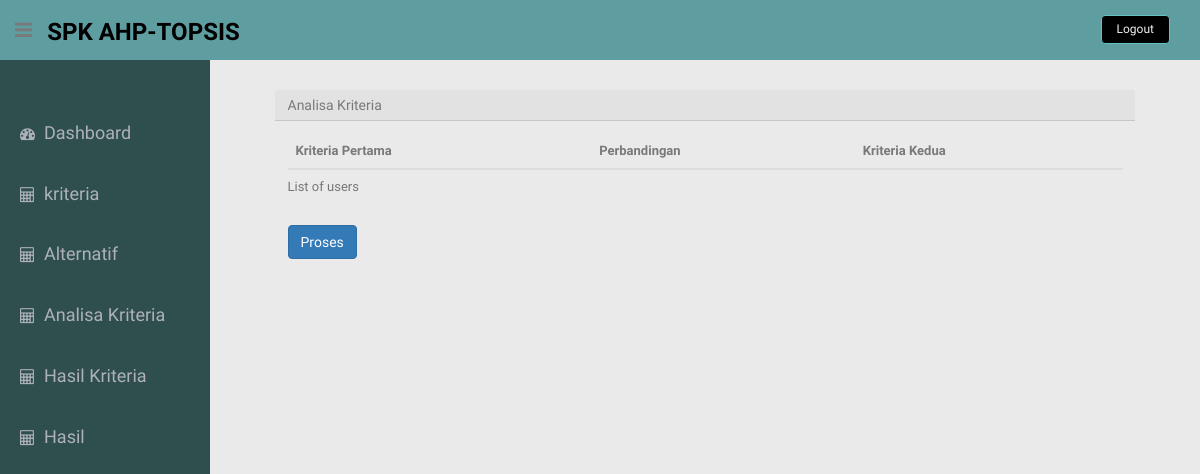
Before: /index.php?page=analisa-kriteria with the older database file.
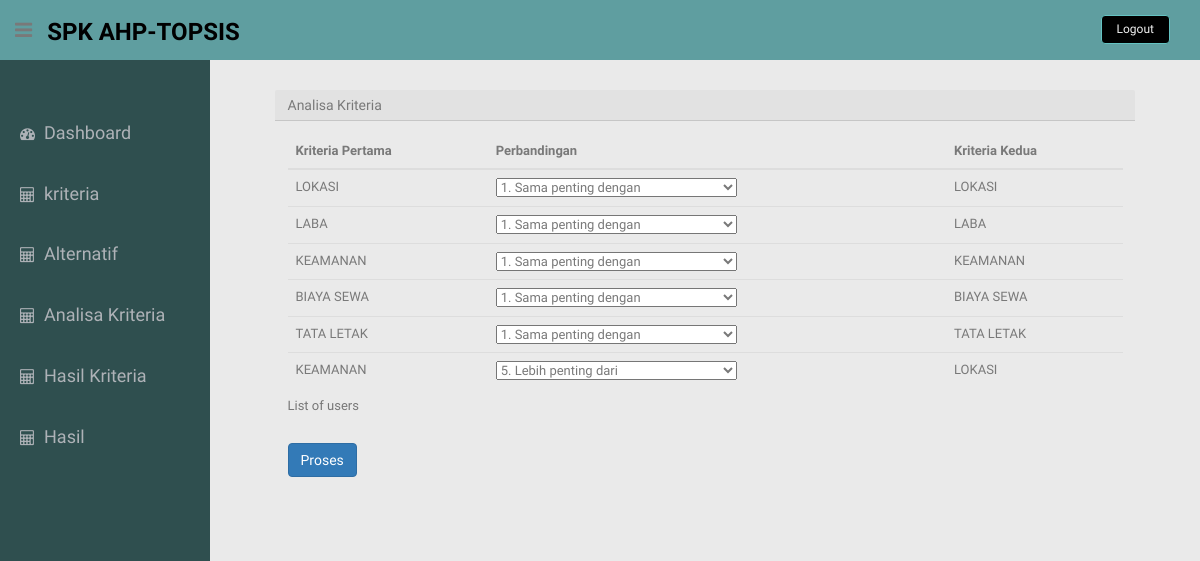
After: the same page with the newer database file.
### tables this page shows
CREATE TABLE `tb_perb_kriteria` (
  `id_kriteria` varchar(5) NOT NULL,
  `nilai_banding` int(5) NOT NULL,
  `kriteria1` varchar(30) NOT NULL,
  `nm_banding` varchar(30) NOT NULL,
  `kriteria2` varchar(30) NOT NULL,
  PRIMARY KEY (`id_kriteria`)
);

### view/kriteria/analisa-kriteria.php (the view)
  <h5 class="card-header">Analisa Kriteria</h5>
  <div class="card-body">
  	<div class = "table-responsive">
  	<form action = "#" method="post">
    <table class="table">
  <caption>List of users</caption>
  <thead>
    <tr>
      <th scope="col">Kriteria Pertama</th>
      <th scope="col">Perbandingan</th>
      <th scope="col">Kriteria Kedua</th
    </tr>
  </thead>
  <tbody>
  	<?php
  	$query_perb_kriteria = mysqli_query($koneksi,"SELECT *from tb_perb_kriteria");
  	while($get_query_perb_kriteria = mysqli_fetch_array($query_perb_kriteria)){
$nilai_banding = $get_query_perb_kriteria['nilai_banding'];
$kriteria1 = $get_query_perb_kriteria['kriteria1'];
$nm_banding = $get_query_perb_kriteria['nm_banding'];
$kriteria2 = $get_query_perb_kriteria['kriteria2'];
?>
	<tr>
      <td><?=$kriteria1;?></td>
      <td>
      	<select name = "nilai_banding">
      		<?php
      		if($nilai_banding==1 || $nilai_banding <=10){
      			echo"<option value='$nilai_banding'>$nm_banding</option>
			<option value='1'>1. Sama penting dengan</option>
			<option value='2'>2. Mendekati sedikit lebih penting dari</option>
            <option value='3'>3. Sedikit lebih penting dari</option>
            <option value='4'>4. Mendekati lebih penting dari</option>
            <option value='5'>5. Lebih penting dari</option>
            <option value='6'>6. Mendekati sangat penting dari</option>
            <option value='7'>7. Sangat penting dari</option>
            <option value='8'>8. Mendekati mutlak dari</option>
            <option value='9'>9. Mutlak sangat penting dari</option>";
      		}else{
			echo"UNKNOWN";
      		}
            ?>
      	</select>
      </td>
      <td><?=$kriteria2;?></td>
    </tr>
    <?php
  	}
  	?>
  </tbody>
</table>
<input type ="submit" class="btn btn-primary" value="Proses">
</form>
</div>
  </div>

### index.php (shortened to what this page needs)
<?php
require_once "config/database.php";
?>
<!DOCTYPE html>
<html lang="en">
<head>
  <link rel="stylesheet" href="https://maxcdn.bootstrapcdn.com/bootstrap/4.0.0/css/bootstrap.min.css">
  <link href="lib/bootstrap/css/bootstrap.min.css" rel="stylesheet">
  <link href="lib/font-awesome/css/font-awesome.css" rel="stylesheet" />
  <link href="css/style.css" rel="stylesheet">
  <link href="css/style-responsive.css" rel="stylesheet">
</head>
</head>
<body>
  <section id="container">
    <header class="header" style="background-color: #5F9EA0">
      <div class="sidebar-toggle-box" style="background-color: #5F9EA0">
        <div class="fa fa-bars tooltips" data-placement="right" data-original-title="Toggle Navigation"></div>
      </div>
      <a href="index.html" class="logo"><b style="color: #000000">SPK <span style="color: #000000">AHP-TOPSIS</span></b></a>
      <div class="top-menu">
        <ul class="nav pull-right top-menu">
          <li><a class="logout" style="background-color: #000" href="login.html">Logout</a></li>
        </ul>
      </div>
    </header>
    <aside>
      <div id="sidebar" class="nav-collapse" style="background-color:#2F4F4F">
        <ul class="sidebar-menu" id="nav-accordion">
          <li class="mt" style="padding-top: 30px">
            <a href="index.php?page=dashboard">
              <i class="fa fa-dashboard"></i>
              <span style="font-size: 18px">Dashboard</span>
            </a>
          </li>
          <li class="">
            <a class="" href="index.php?module=page">
              <i class="fa fa-calculator"></i>
              <span style="font-size: 18px">kriteria</span>
            </a>
          </li>
          <li class="">
            <a class="" href="index.php?page=tampil-data-alter">
              <i class="fa fa-calculator"></i>
              <span style="font-size: 18px">Alternatif</span>
            </a>
          </li>
          <li class="">
            <a class="" href="index.php?page=analisa-kriteria">
              <i class="fa fa-calculator"></i>
              <span style="font-size: 18px">Analisa Kriteria</span>
            </a>
          </li>
          <li class="">
            <a class="" href="index.php?page=hasil-kriteria">
              <i class="fa fa-calculator"></i>
              <span style="font-size: 18px">Hasil Kriteria</span>
            </a>
          </li>
          <li class="">
            <a class="" href="index.php?module=coba">
              <i class="fa fa-calculator"></i>
              <span style="font-size: 18px">Hasil</span>
            </a>
          </li>
        </ul>
      </div>
    </aside>
    <section id="main-content">
      <section class="wrapper">
        <div class="row">
          <div class="col-lg-12 main-chart" style="padding-left: 50px;padding-right: 50px;">
            <div class="container-fluid">
              <?php
              if (empty($_GET["page"])) {
                include "view/kriteria/tampil-data.php";
              } elseif ($_GET['page'] == 'tambah') {
                include "view/kriteria/form-tambah.php";
              } elseif ($_GET['page'] == 'analisa-kriteria') {
                include "view/kriteria/analisa-kriteria.php";
              } elseif ($_GET['page'] == 'hasil-kriteria') {
                include "view/kriteria/hasil-kriteria.php";
              } elseif ($_GET['page'] == 'ubah') {
                include "view/kriteria/form-ubah.php";
              } elseif ($_GET['page'] == 'index') {
                include "index.php";
              } elseif ($_GET['page'] == 'proses-hapus') {
                include "view/kriteria/proses-hapus.php";
              } elseif ($_GET['page'] == 'dashboard') {
                include "view/dashboard/dashboard.php";
              } elseif ($_GET['page'] == 'tampil-data-alter') {
                include "view/alternatif/tampil-data-alter.php";
              } elseif ($_GET['page'] == 'form-tambah-alter') {
                include "view/alternatif/form-tambah-alter.php";
              } elseif ($_GET['page'] == 'proses-hapus') {
                include "view/dashboard/proses-hapus.php";
              } elseif ($_GET['page'] == 'ubah-alter') {
                include "view/alternatif/form-ubah-alter.php";
              }
              ?>
      </section>
    </section>
    <footer class="footer">
      <div class="container-fluid">
        <p class="text-muted pull-left">&copy; 2020 Batik Hatta</p>
      </div>
    </footer>
</body>
</html>

### css/style.css (style rules this page uses)
body { color: #797979; background: #eaeaea; font-family: 'Ruda', sans-serif; padding: 0px !important; margin: 0px !important; font-size:13px; }
ul li { list-style: none; }
a, a:hover, a:focus { text-decoration: none; outline: none; }
#container { width: 100%; height: 100%; }
.mt { margin-top: 25px; }
ul.top-menu > li > .logout { color: #f2f2f2; font-size: 12px; border-radius: 4px; -webkit-border-radius: 4px; border: 1px solid #64c3c2 !important; padding: 5px 15px; margin-right: 15px; background: #4ECDC4; margin-top: 15px; }
#sidebar { width: 210px; height: 100%; position: fixed; background: #2f323a; }
#sidebar ul li { position: relative; }
ul.sidebar-menu , ul.sidebar-menu li ul.sub { margin: -2px 0 0; padding: 0; }
ul.sidebar-menu { margin-top: 75px; }
ul.sidebar-menu li { margin-bottom: 5px; margin-left:10px; margin-right:10px; }
ul.sidebar-menu li a span { display: inline-block; }
ul.sidebar-menu li a { color: #aeb2b7; text-decoration: none; display: block; padding: 15px 0 15px 10px; font-size: 12px; outline: none; -webkit-transition: all 0.3s ease; -moz-transition: all 0.3s ease; -o-transition: all 0.3s ease; -ms-transition: all 0.3s ease; transition: all 0.3s ease; }
ul.sidebar-menu li a i { font-size: 15px; padding-right: 6px; }
#main-content { margin-left: 210px; }
.header, .footer { min-height: 60px; padding: 0 15px; }
.header { position: fixed; left: 0; right: 0; z-index: 1002; }
.wrapper { display: inline-block; margin-top: 60px; padding-left: 15px; padding-right: 15px; padding-bottom: 15px; padding-top: 0px; width: 100%; }
a.logo { font-size: 24px; color: #f2f2f2; float: left; margin-top: 15px; text-transform: uppercase; }
a.logo b { font-weight: 900; }
a.logo span { color: #4ECDC4; }
#top_menu .nav > li, ul.top-menu > li { float: left; }
ul.top-menu > li > a { color: #666666; font-size: 16px; border-radius: 4px; -webkit-border-radius: 4px; border:1px solid #666666 !important; padding: 2px 6px; margin-right: 15px; }
.sidebar-toggle-box { float: left; padding-right: 15px; margin-top: 20px; }
.sidebar-toggle-box .fa-bars { cursor: pointer; display: inline-block; font-size: 20px; }
.main-chart { padding-top: 20px; }

Changed rows visible on the page:
added tb_perb_kriteria: kriteria1 "LOKASI", nilai_banding "1. Sama penting dengan", kriteria2 "LOKASI"
added tb_perb_kriteria: kriteria1 "LABA", nilai_banding "1. Sama penting dengan", kriteria2 "LABA"
added tb_perb_kriteria: kriteria1 "KEAMANAN", nilai_banding "1. Sama penting dengan", kriteria2 "KEAMANAN"
added tb_perb_kriteria: kriteria1 "BIAYA SEWA", nilai_banding "1. Sama penting dengan", kriteria2 "BIAYA SEWA"
added tb_perb_kriteria: kriteria1 "TATA LETAK", nilai_banding "1. Sama penting dengan", kriteria2 "TATA LETAK"
added tb_perb_kriteria: kriteria1 "KEAMANAN", nilai_banding "5. Lebih penting dari", kriteria2 "LOKASI"
